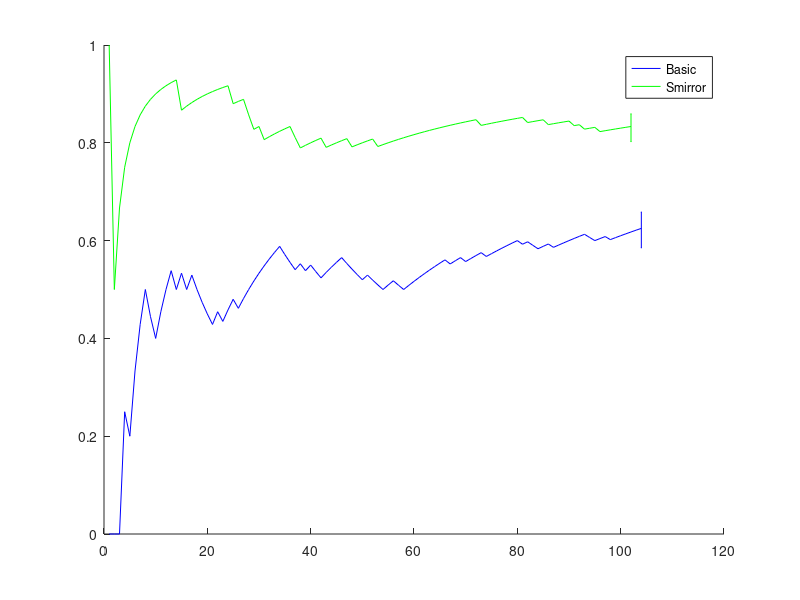

Write MATLAB code to recreate this figure.
data_basic = [
0
0
0
1
0
1
1
1
0
0
1
1
1
0
1
0
1
0
0
0
0
1
0
1
1
0
1
1
1
1
1
1
1
1
0
0
0
1
0
1
0
0
1
1
1
1
0
0
0
0
1
0
0
0
1
1
0
0
1
1
1
1
1
1
1
1
0
1
1
0
1
1
1
0
1
1
1
1
1
1
0
1
0
0
1
1
0
1
1
1
1
1
1
0
0
1
1
0
1
1
1
1
1
1


]; 

data_smirror = [
1
0
1
1
1
1
1
1
1
1
1
1
1
1
0
1
1
1
1
1
1
1
1
1
0
1
1
0
0
1
0
1
1
1
1
1
0
0
1
1
1
1
0
1
1
1
1
0
1
1
1
1
0
1
1
1
1
1
1
1
1
1
1
1
1
1
1
1
1
1
1
1
0
1
1
1
1
1
1
1
1
0
1
1
1
0
1
1
1
1
0
1
0
1
1
0
1
1
1
1
1
1

];

success_basic = cumsum(data_basic);
success_smirror = cumsum(data_smirror);

figure;hold on;
plot(success_basic'./(1:length(data_basic)), 'b');
plot(success_smirror'./(1:length(data_smirror)), 'g');

% 95% invertal of confidence
[phat,pci] = binofit(sum(data_basic),length(data_basic));
pci2(1) = phat - sqrt(phat*(1-phat)/length(data_basic))*normcdf(1-0.05/2);
pci2(2) = phat + sqrt(phat*(1-phat)/length(data_basic))*normcdf(1-0.95/2);
%errorbar(length(data_basic),phat,phat-pci(1),pci(2)-phat, 'b');
errorbar(length(data_basic),phat,phat-pci2(1),pci2(2)-phat, 'b')
[phat,pci] = binofit(sum(data_smirror),length(data_smirror));
pci2(1) = phat - sqrt(phat*(1-phat)/length(data_smirror))*normcdf(1-0.05/2);
pci2(2) = phat + sqrt(phat*(1-phat)/length(data_smirror))*normcdf(1-0.95/2);
% errorbar(length(data_smirror),phat,phat-pci(1),pci(2)-phat, 'g')
errorbar(length(data_smirror),phat,phat-pci2(1),pci2(2)-phat, 'g')

legend('Basic', 'Smirror')
